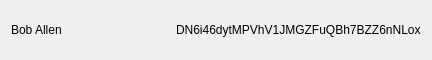
<?xml version="1.0" encoding="UTF-8"?>
<ui version="4.0">
 <class>ContactDropdownRow</class>
 <widget class="QWidget" name="ContactDropdownRow">
  <property name="geometry">
   <rect>
    <x>0</x>
    <y>0</y>
    <width>432</width>
    <height>60</height>
   </rect>
  </property>
  <property name="minimumSize">
   <size>
    <width>0</width>
    <height>60</height>
   </size>
  </property>
  <property name="windowTitle">
   <string>Form</string>
  </property>
  <layout class="QHBoxLayout" name="horizontalLayout_2">
   <item>
    <layout class="QHBoxLayout" name="horizontalLayout">
     <item>
      <widget class="QLabel" name="lblLabel">
       <property name="minimumSize">
        <size>
         <width>0</width>
         <height>24</height>
        </size>
       </property>
       <property name="maximumSize">
        <size>
         <width>16777215</width>
         <height>24</height>
        </size>
       </property>
       <property name="styleSheet">
        <string notr="true"/>
       </property>
       <property name="text">
        <string>Bob Allen</string>
       </property>
      </widget>
     </item>
     <item>
      <spacer name="horizontalSpacer">
       <property name="orientation">
        <enum>Qt::Horizontal</enum>
       </property>
       <property name="sizeHint" stdset="0">
        <size>
         <width>40</width>
         <height>20</height>
        </size>
       </property>
      </spacer>
     </item>
     <item>
      <widget class="QLabel" name="lblAddress">
       <property name="minimumSize">
        <size>
         <width>0</width>
         <height>24</height>
        </size>
       </property>
       <property name="maximumSize">
        <size>
         <width>16777215</width>
         <height>24</height>
        </size>
       </property>
       <property name="styleSheet">
        <string notr="true"/>
       </property>
       <property name="text">
        <string>DN6i46dytMPVhV1JMGZFuQBh7BZZ6nNLox</string>
       </property>
      </widget>
     </item>
    </layout>
   </item>
  </layout>
 </widget>
 <resources/>
 <connections/>
</ui>
